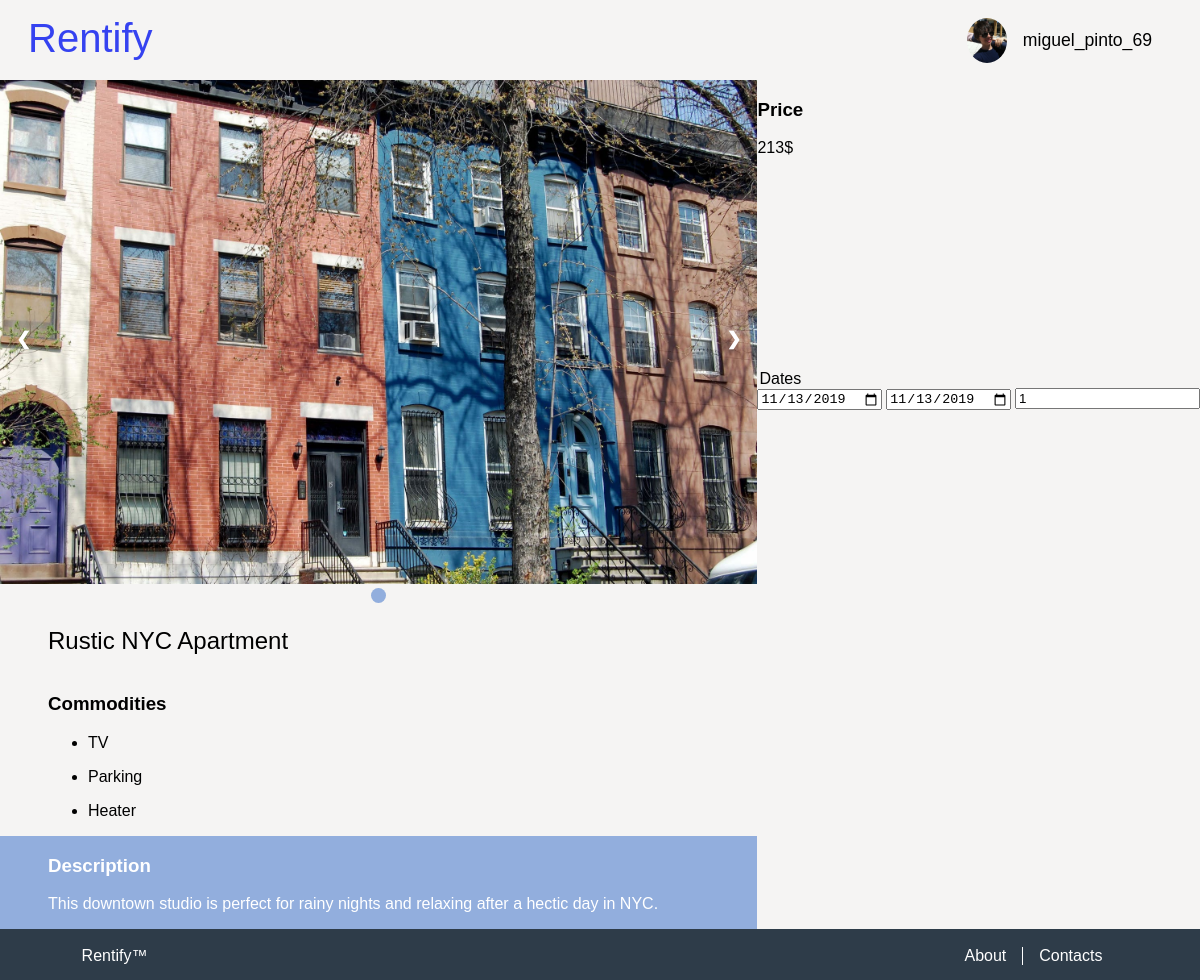
Page /pages/property_page.php?property=2 (signed in) on the committed database.
### tables this page shows
CREATE TABLE User(
    username TEXT UNIQUE PRIMARY KEY,
    full_name TEXT NOT NULL,
    birthdate DATE NOT NULL,
    phone INTEGER NOT NULL,
    email TEXT NOT NULL,
    password_hash INTEGER NOT NULL,
    image_name TEXT NOT NULL 
);

CREATE TABLE PropertyImage(
    property_id INTEGER REFERENCES Property(id),
    image_name TEXT NOT NULL,
    PRIMARY KEY(property_id, image_name)
);

CREATE TABLE Property(
    id INTEGER PRIMARY KEY AUTOINCREMENT,
    owner_username TEXT REFERENCES User(username) ON DELETE CASCADE ON UPDATE CASCADE,
    title TEXT NOT NULL,
    price_per_day REAL NOT NULL,
    location TEXT NOT NULL,
    description TEXT NOT NULL,
    sleeps INTEGER NOT NULL,

    CONSTRAINT minimum_sleeps CHECK (sleeps > 0)
);

CREATE TABLE Commodity(
    id INTEGER PRIMARY KEY AUTOINCREMENT, 
    description TEXT NOT NULL
);

### database/user.php (called while the page is built, shortened)
<?php
  include_once "../database/connection.php";
  function getUserImagePath($username) {
    global $db;
    $stmt = $db->prepare('
        SELECT image_name
        FROM User
        WHERE username = ?
    ');
    $stmt->execute(array($username));
    return $stmt->fetch();
  }
?>

### database/property.php (called while the page is built, shortened)
<?php
    include_once "../database/connection.php";
    function getPropertyInfo($id){
        global $db;
        $stmt = $db->prepare('
            SELECT *
			FROM Property
            WHERE id = ?
        ');
		$stmt->execute(array($id));
        $propertyInfo = $stmt->fetch();
        return $propertyInfo;
    }
    function getPropertyImages($id){
        global $db;
        $stmt = $db->prepare('
            SELECT PropertyImage.image_name as image
            FROM Property
            JOIN PropertyImage
            ON Property.id = PropertyImage.property_id
            WHERE Property.id = ?
        ');
        $stmt->execute(array($id));
        $propertyImages = $stmt->fetchAll();
        return $propertyImages;
    }
    function getCommodities($id){
        global $db;
        $stmt = $db->prepare('
            SELECT commodity
            FROM Property
            NATURAL JOIN (
                SELECT Commodity.description as commodity, PropertyCommodity.property_id as id
                FROM PropertyCommodity
                JOIN Commodity
                ON PropertyCommodity.commodity_id = Commodity.id
            )
            WHERE Property.id = ?
        ');
        $stmt->execute(array($id));
        $propertyCommodities = $stmt->fetchAll();
        return $propertyCommodities;
    }
?>

### pages/property_page.php (the view, shortened to what this page needs)
<?php
    include_once "../templates/tpl_common.php";
    include_once "../database/connection.php";
    include_once "../database/property.php";
    include_once "../templates/tpl_scroll_top.php";
    document_main_part();
?>
        <link href="../css/property_page.css" rel="stylesheet">
    </head>
    <body>
        <?php draw_body_header(); ?>
        <section id="main">
        <?php
            $property_id = $_GET['property'];
            try{
                $property_info = getPropertyInfo($property_id);
                $property_images = getPropertyImages($property_id);
                $property_commodities = getCommodities($property_id);
            ?>
            <section id="property">
                <article id="slideshow" >
                    <div class="slideshow-container">
                    <?php foreach($property_images as $image){?>
                        <div class="mySlides">
                            <img src="../images/<?=$image['image']?>" alt="<?=$image['image']?>">
                        </div>
                    <?php } ?>
                        <a class="prev" >&#10094;</a>
                        <a class="next" >&#10095;</a>
                    </div>
                    <div class="dots">
                    <?php foreach($property_images as $image){?>
                        <span class="dot"></span>
                    <?php } ?>
                    </div>
                </article>
                <h2><?=$property_info['title']?></h2>
                <article id="description">
                    <h3>Description</h3>
                    <p><?=$property_info['description']?></p>
                </article>
                <article id="comodities">
                    <h3>Commodities</h3>
                    <ul>
                    <?php
                        foreach($property_commodities as $commodity) {
                    ?>
                        <li><p><?=$commodity['commodity']?></p></li>
                    <?php
                        }
                    ?>
                    </ul>
                </article>
                <article id="price">
                    <h3>Price</h3>
                    <p><?=$property_info['price_per_day']?>$</p>
                </article>
                <article id="dates">
                    <form method="post" action="../actions/action_booking.php">
                        <legend>Dates</legend>
                        <input type="date" name="start_date" value="2019-11-13" min="2019-11-13" />
                        <input type="date" name="end_date" value="2019-11-13" min="2019-11-14" />
                        <input type="number" name="sleeps" value="1" min="1" />
                    </form>
                </article>
            </section>
            <?php
            }catch(Exception $e){
            ?>
                <p>Can't find property information!</p>
            <?php
            }
            ?>
        </section>
<?php
    draw_footer(true);
?>

### templates/tpl_common.php (shortened to what this page needs)
<?php
include_once "../includes/init.php";
include_once "../database/user.php";
function draw_user_image(){
    $image_name = getUserImagePath($_SESSION['username']);
    $image_path = "../images/".$image_name['image_name'];
    echo "<img src=".$image_path." alt=\"User's photo\" id=\"user_photo\">";
}
function draw_body_header(){
    draw_header('user.php', 'Profile');
}
function draw_header($page, $name){
?>
    <header>
        <h1><a href="index.php"> Rentify </a></h1>
        <?php
        if(isset($_SESSION['username'])) {
        ?>
            <div class="dropdown">
                <?php draw_user_image(); ?>
                <button  class="dropdown_button" id="user_badge" > <?php echo $_SESSION['username'] ?> </button>
            </div>
        <?php
        }
        ?>
    </header>
<?php
}
?>
<?php
function document_main_part(){
?>
<!DOCTYPE html>
<html lang="en">
    <head>
        <link href="../css/layout.css" rel="stylesheet">
        <link href="../css/style.css" rel="stylesheet">
<?php
}
function draw_footer($include_button){
?>
        <footer id="footer">
            <p><a href="../pages/index.php">Rentify™</a></p>
            <ul>
                <li><a href="../pages/about.php">About</a></li>
                <li><a href="../pages/contacts.php">Contacts</a></li>
            </ul>
        </footer>
    </body>
</html>
<?php
}
?>

### css/layout.css (style rules this page uses)
body { background-color: #F5F4F3; margin: 0; height: 100vh; display: grid; grid-template-rows: [header] auto [nav] auto [properties] 1fr [footer] auto [end]; }
body > header { display: grid; grid-template-columns: 6fr 1fr 1fr; grid-template-rows: 3fr 1fr 3fr; height: 3.0em; }
body > header h1 { grid-column: 1; grid-row-start: 1; grid-row-end: 3; padding-left: 0.3em; }
body > header #user_photo { width: 40px; border-radius: 50%; align-self: center; }
body > header #user_badge { font-size: 1.1em; color: black; }
.dropdown { display: grid; grid-column: 3; grid-row: 1; grid-template-columns: 1fr 1fr; grid-template-rows: 1.2fr 0.1fr; justify-items: start; margin-right: 1em; }
.dropdown .dropdown_button { cursor: pointer; font-size: 16px; border: none; outline: none; color: white; padding: 14px 16px; background-color: inherit; font-family: inherit; margin: 0; grid-row: 1; grid-column: 2; }

### css/style.css (style rules this page uses)
body > header { background-color: #F5F4F3; padding: 1em; }
body > header h1 { margin: 0; }
body > header a { color: #3542f0; font-weight: lighter; text-decoration: none; outline: none; }
body { font-family: 'Trebuchet MS', Helvetica, sans-serif; color: black; font-weight: lighter; }
body h1, body h2 { font-family: 'Trebuchet MS', Helvetica, sans-serif; color: black; font-weight: lighter; }
header h1 { font-size: 2.5em; }
#footer { font-family: "Helvetica"; }
html { height: 100%; }
#footer { display: grid; grid-template-columns: auto 0.1fr; background-color: #2e3c49; padding: 0.1em; text-align: center; margin: 0; height: 3em; align-self: end; }
#footer p { grid-column: 1; text-align: left; margin-left: 5em; }
#footer ul { display: flex; grid-column: 2; flex-direction: row; padding-left: 0%; text-align: right; margin-right: 5em; }
#footer li { display: block; flex: 1; list-style-type: none; padding-right: 1em; padding-left: 1em; }
#footer li:first-of-type { border-right: 1px solid white; }
#footer a { color: white; text-decoration: none; }

### css/property_page.css (style rules this page uses)
#property { display: grid; grid-template-columns: auto auto; grid-template-rows: auto auto auto auto auto; grid-template-areas: "slides price" "slides dates" "name ..." "comodities ..." "description ..."; }
#property h2 { padding-left: 2em; grid-area: name; }
#slideshow { grid-area: slides; }
#price { grid-area: price; }
#dates { grid-area: dates; }
#description { color: white; background-color: #92aedd; padding-left: 3em; grid-area: description; }
#comodities { padding-left: 3em; grid-area: comodities; }
#slideshow img { width: 100%; }
.slideshow-container { max-width: 1000px; position: relative; margin: auto; }
.mySlides { display: none; }
.prev, .next { cursor: pointer; position: absolute; top: 50%; width: auto; margin-top: -22px; padding: 16px; color: white; font-weight: bold; font-size: 18px; transition: 0.6s ease; border-radius: 0 3px 3px 0; user-select: none; }
.next { right: 0; border-radius: 3px 0 0 3px; }
.dots { text-align: center; }
.dot { cursor: pointer; height: 15px; width: 15px; margin: 0 2px; background-color: #bbb; border-radius: 50%; display: inline-block; transition: background-color 0.6s ease; }
.active, .dot:hover { background-color: #92aedd;; }

### rows in the picture
user: image_name (picture)
propertyimage: image_name (picture)
property: title "Rustic NYC Apartment", description "This downtown studio is perfect for rainy nights and relaxing after a hectic day in NYC.", price_per_day "213"
commodity: description "TV"
commodity: description "Parking"
commodity: description "Heater"

### other values in the picture
$_SESSION['username'] "miguel_pinto_69"
